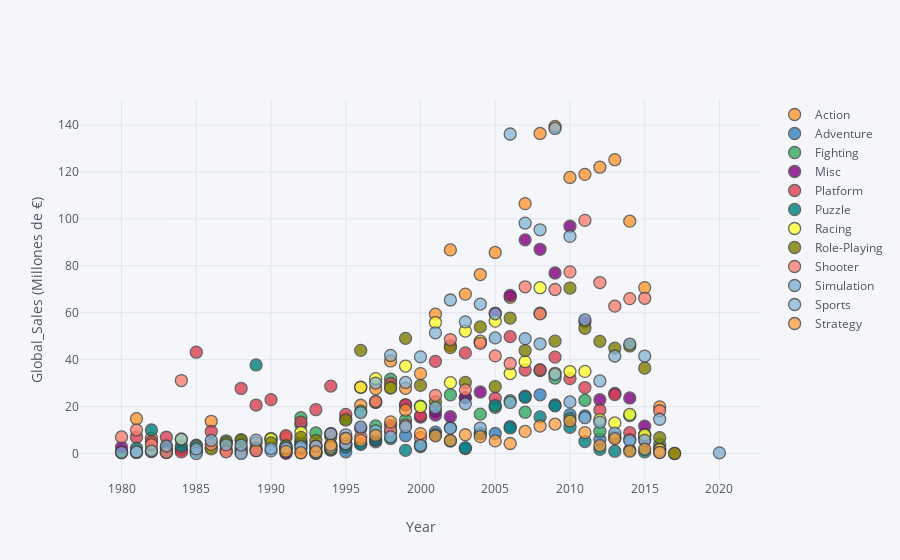

This figure's notebook cell:
### Code cell
Year_sales.iplot(kind='line', x='Year', y='Global_Sales', categories= 'Genre', xTitle='Year',
           yTitle='Global_Sales (Millones de €)' )
